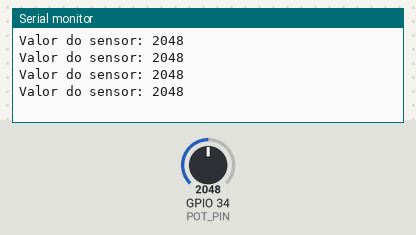
The sketch below on a simulated ESP32. Shown: the last lines printed to the serial monitor. Inputs (shaded band) come from the test bench; at power-on: GPIO 34 (POT_PIN) = 2048.

Above: at 1.2 s.
1.3 s: GPIO 34 (POT_PIN) set to 2866
At 1.71 s:
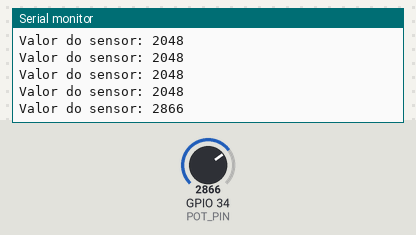
2.8 s: GPIO 34 (POT_PIN) set to 3603
At 2.91 s:
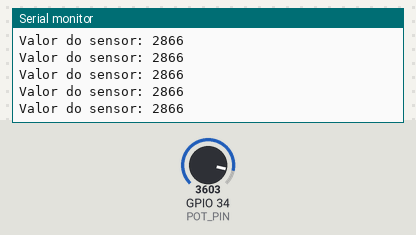
Timing chart, 0 to 5.8 s (numbered marks = the images above; inputs shaded):
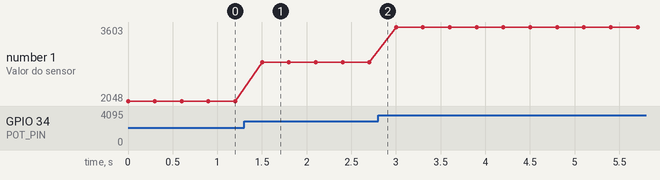

Measured:
- after the input at 1.3 s, the serial monitor: prints a new line after 0.20 s (image 1)
- plotted number 1: 2048 → 2866 after the input at 1.3 s, 2866 → 3603 after the input at 2.8 s

The sketch:

pot_serial.ino
```cpp
// Leitura de potenciômetro no ESP32 - exibe valores continuamente no Monitor Serial

#define POT_PIN 34   // entrada analógica (ADC1)

void setup() {
  Serial.begin(115200);
}

void loop() {
  int valor = analogRead(POT_PIN);
  Serial.print("Valor do sensor: ");
  Serial.println(valor);
  delay(300);
}
```
